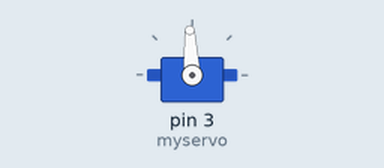
A sketch run on a simulated Arduino Uno, built with avr-gcc and run on an emulated ATmega328P. Parts: servo.

Above: at 0.05 s.
At 1.25 s:
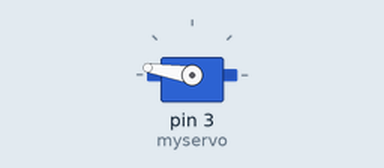
At 2.5 s:
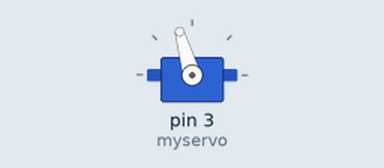
At 5.35 s:
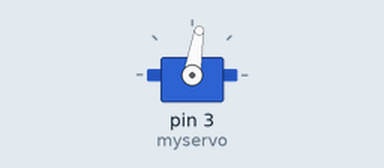
Timing chart, 0 to 7.1 s (numbered marks = the images above):
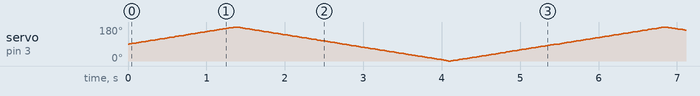

The sketch:

SERVO_MOTOR.ino
```cpp
#include<Servo.h>
Servo myservo;
int pos;
void setup()
{
  myservo.attach(3);
}
void loop()
{
  /*myservo.write(0);
  delay(500);
  myservo.write(30);
  delay(500);
  myservo.write(60);
  delay(500);
  myservo.write(90);
  delay(500);
  myservo.write(150);
  delay(500);
  myservo.write(180);
  delay(500);*/
  for(pos = 90; pos <= 180; pos += 1){    // goes from 90 degrees to 180 degrees:
  myservo.write(pos);                   //tell servo to move according to the value of 'pos' variable:
  delay(15);                            //wait 15ms for the servo to reach the position:
  }
for(pos = 180; pos >= 0; pos-= 1) {     // goes from 180 degrees to 0 degrees:
  myservo.write(pos);                   //tell servo to move according to the value of 'pos' variable:
  delay(15);                            //wait 15ms for the servo to reach the position:
  }
for(pos = 0; pos<=90; pos += 1) {       //goes from 180 degrees to 0 degrees:
  myservo.write(pos);                   //tell servo to move according to the value of 'pos' variable:
  delay(15);                            //wait 15ms for the servo to reach the position:
  }
}
```
